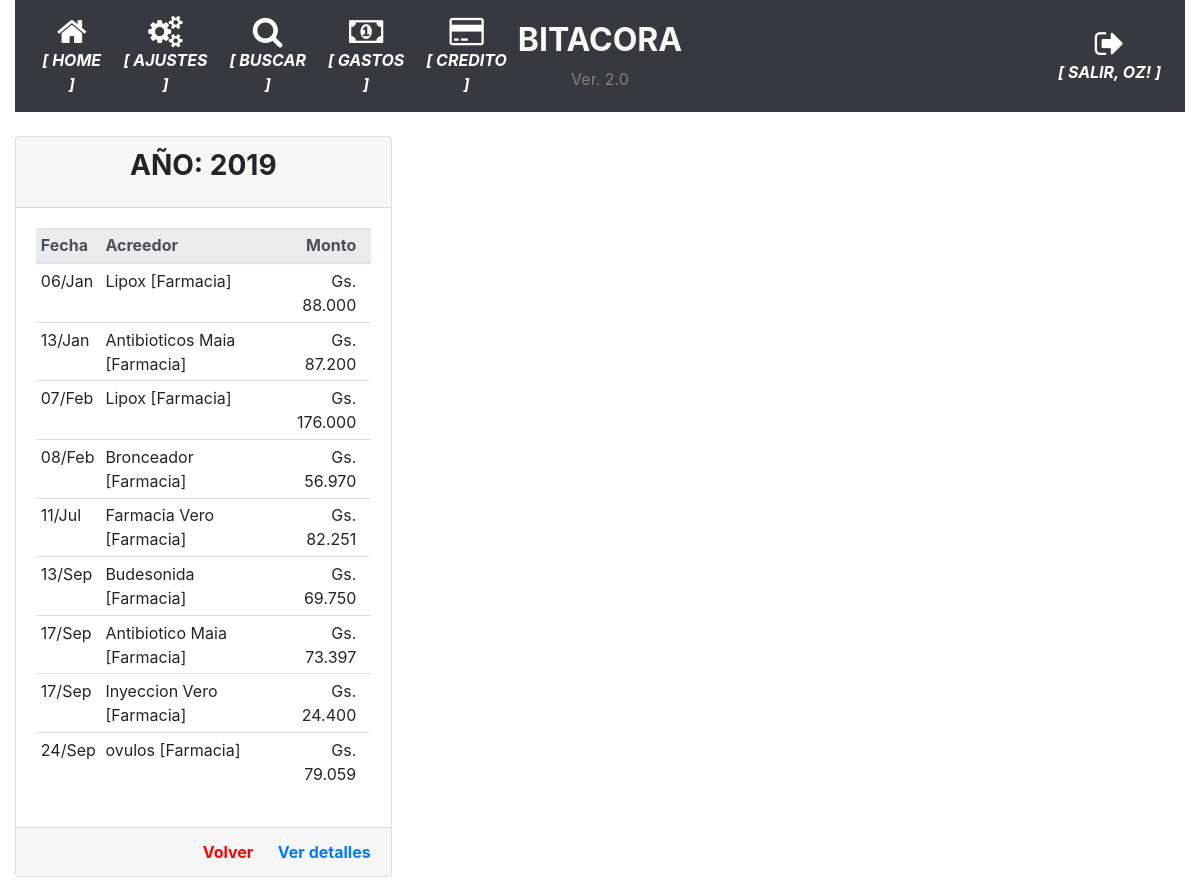
The app's page /operaciones_tipo/5/2019 (signed in), older data.
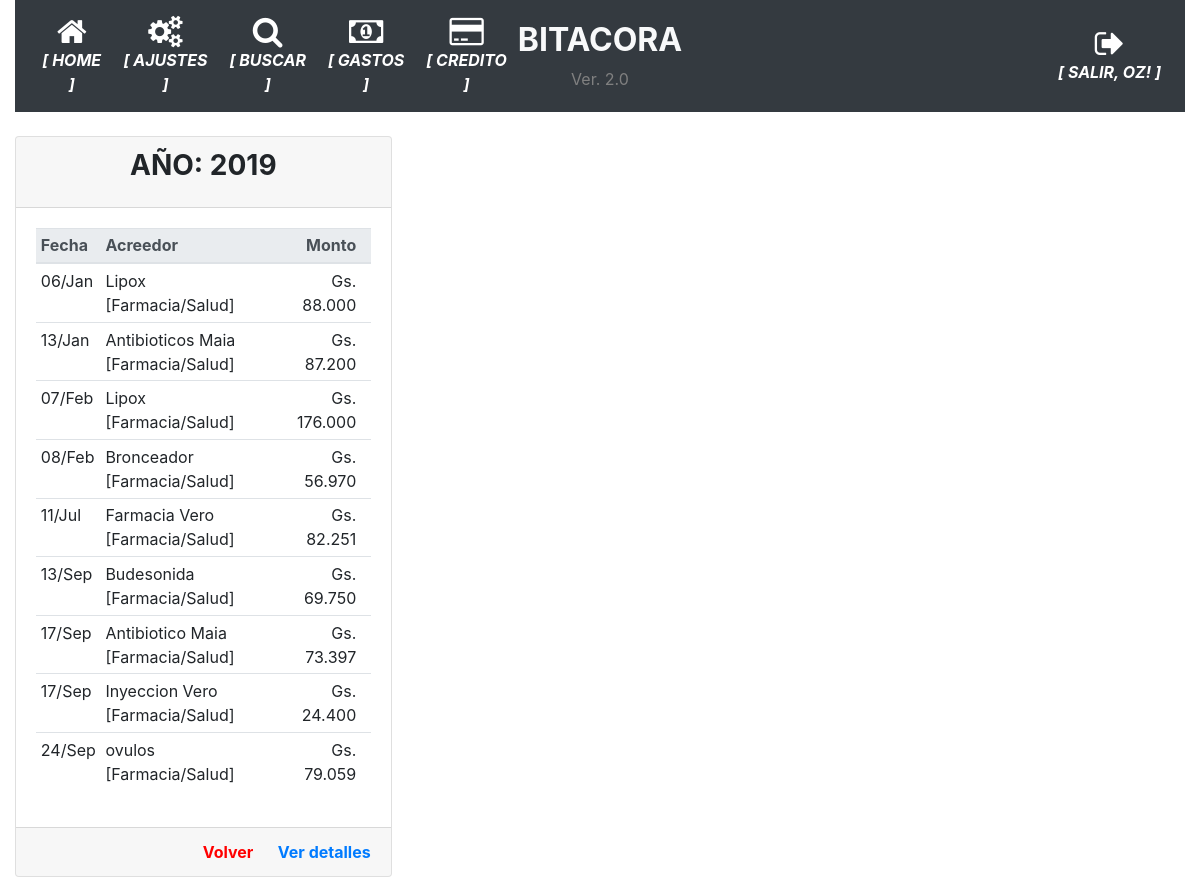
The same page, newer data.
### app/models.py (models this page shows, shortened)
class Movimientos(db.Model):
    __tablename__='movimientos'
    id = db.Column(db.Integer, primary_key=True)
    date = db.Column(db.Date, nullable=False)
    fecha_operacion = db.Column(db.Date, nullable=False)
    descripcion = db.Column(db.String(100), nullable=False)
    monto_operacion = db.Column(db.Integer)
    id_tipo_movimiento = db.Column(db.Integer, db.ForeignKey('tipos_movimiento.id'), nullable=True)
    tipo_movimiento = db.relationship('TiposMovimiento',backref='tipo_movimiento', foreign_keys=[id_tipo_movimiento])
    id_tarjeta = db.Column(db.Integer, db.ForeignKey('tarjetas.id'), nullable=True)
    tarjeta = db.relationship('Tarjetas', backref='tarjetas', foreign_keys=[id_tarjeta])

class TiposMovimiento(db.Model):
    __tablename__='tipos_movimiento'
    id = db.Column(db.Integer, primary_key=True)
    tipo = db.Column(db.String(100), nullable=False)

### app/routes.py (the view)
@app.route('/operaciones_tipo/<string:deudor>/<string:fecha>', methods=['GET', 'POST'])
@login_required
def operaciones_tipo(deudor, fecha):
    form = FormularioMovimientos()
    operaciones = db.session.query(Movimientos).filter(Movimientos.id_tipo_movimiento==deudor).filter(Movimientos.id_tipo_movimiento==TiposMovimiento.id).filter(func.strftime("%Y", Movimientos.fecha_operacion)==fecha).order_by(Movimientos.id_tipo_movimiento).all()
    return render_template('historico_operaciones_tipo.html', form=form, fecha=fecha, operaciones=operaciones)

### app/models.py (called while the page is built)
@login.user_loader
def load_user(id):
    return User.query.get(int(id))

### app/templates/historico_operaciones_tipo.html
{% extends "base.html" %}
{% block main %}
<div class="card-columns">
    <div class="card card-responsive">
        <div class="card-header">
            <h3 class="card-title text-center"><strong>AÑO: {{ fecha }}</strong></h3>
        </div>
        <div class="card-body">
            <table class="table table-sm">
                <thead class="thead-light">
                    <th>Fecha</th>
                    <th>Acreedor</th>
                    <th class="card-text text-right">Monto</th>
                    <th></th>
                </thead>
                <tbody>
                    {% for operacion in operaciones %}
                    <tr>
                        <td class="card-text text-left">{{operacion.fecha_operacion.strftime('%d/%b')}}</td>
                        <td class="card-text text-left">{{operacion.descripcion}} [{{operacion.tipo_movimiento.tipo}}]</td>
                        <td class="card-text text-right">{{ "Gs. {:,.0f}".format(operacion.monto_operacion).replace(",", ".") }}</td>
                        <td></td>
                    </tr>
                    {% endfor %}
                </tbody>
            </table>
        </div>
        <div class="card-footer text-muted text-right">
            <a href="#" onclick="goBack()" class="card-link" style="color:red"><strong>Volver</strong></a>
            <a href="{{ url_for('historial_operacion_messanno', anno=fecha) }}" class="card-link"><strong>Ver detalles</strong></a>
        </div>
    </div>
</div>
{% endblock %}

Row changes from the older to the newer data that the page shows:
changed through a linked row, Movimientos "06/Jan": tipo_movimiento.tipo "Farmacia" → "Farmacia/Salud"
changed through a linked row, Movimientos "13/Jan": tipo_movimiento.tipo "Farmacia" → "Farmacia/Salud"
changed through a linked row, Movimientos "07/Feb": tipo_movimiento.tipo "Farmacia" → "Farmacia/Salud"
changed through a linked row, Movimientos "08/Feb": tipo_movimiento.tipo "Farmacia" → "Farmacia/Salud"
changed through a linked row, Movimientos "11/Jul": tipo_movimiento.tipo "Farmacia" → "Farmacia/Salud"
changed through a linked row, Movimientos "13/Sep": tipo_movimiento.tipo "Farmacia" → "Farmacia/Salud"
changed through a linked row, Movimientos "Antibiotico Maia": tipo_movimiento.tipo "Farmacia" → "Farmacia/Salud"
changed through a linked row, Movimientos "Inyeccion Vero": tipo_movimiento.tipo "Farmacia" → "Farmacia/Salud"
changed through a linked row, Movimientos "24/Sep": tipo_movimiento.tipo "Farmacia" → "Farmacia/Salud"
